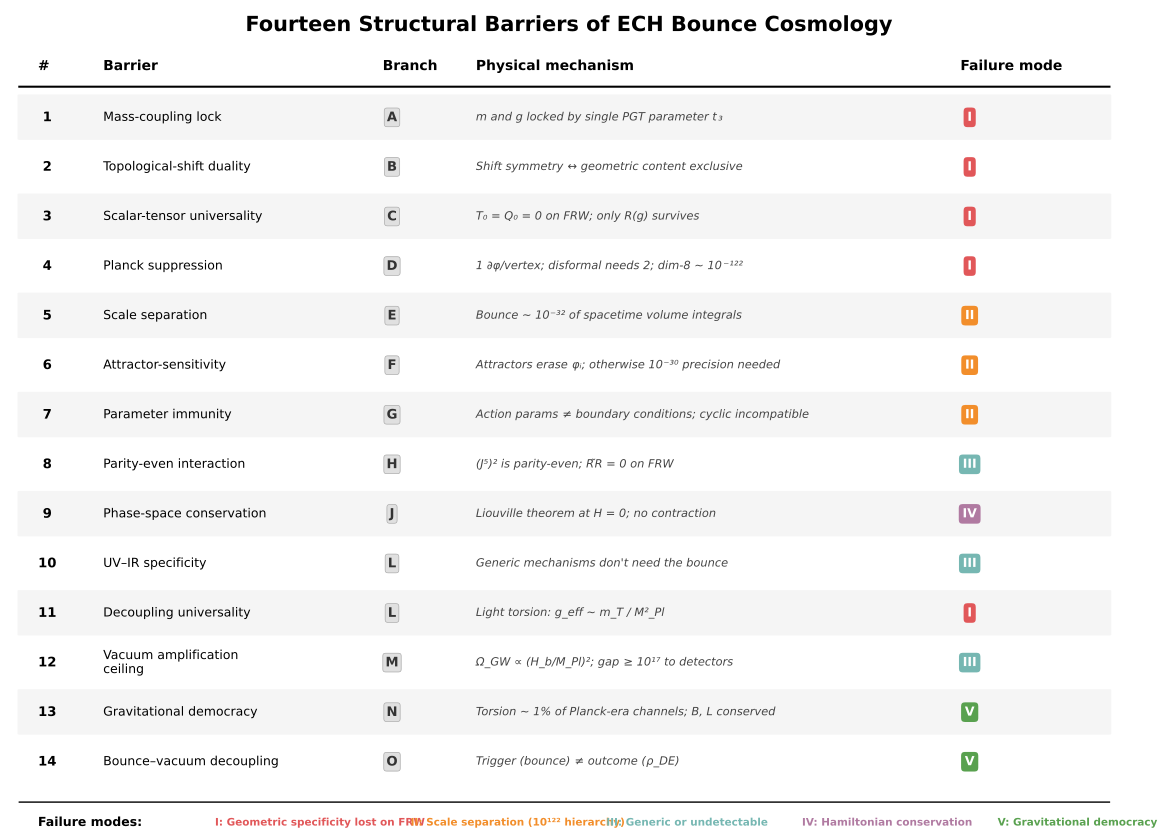

Generate this figure with Python:
#!/usr/bin/env python3
"""
Figure: The 14 structural barriers of ECH cosmology, as a publication-quality
table rendered in matplotlib. This is the paper's signature visual.

Renders Table 1 (barriers) as a figure for maximum visual impact.
"""

import numpy as np
import matplotlib
matplotlib.use('Agg')
import matplotlib.pyplot as plt
from matplotlib.patches import FancyBboxPatch

# ── Data ──
barriers = [
    # (number, name, branch, root_cause, failure_mode)
    ( 1, "Mass-coupling lock",         "A", "m and g locked by single PGT parameter t₃",             "I"),
    ( 2, "Topological-shift duality",  "B", "Shift symmetry ↔ geometric content exclusive",          "I"),
    ( 3, "Scalar-tensor universality", "C", "T₀ = Q₀ = 0 on FRW; only R(g) survives",               "I"),
    ( 4, "Planck suppression",         "D", "1 ∂φ/vertex; disformal needs 2; dim-8 ~ 10⁻¹²²",       "I"),
    ( 5, "Scale separation",           "E", "Bounce ~ 10⁻³² of spacetime volume integrals",          "II"),
    ( 6, "Attractor-sensitivity",      "F", "Attractors erase φᵢ; otherwise 10⁻³⁰ precision needed", "II"),
    ( 7, "Parameter immunity",         "G", "Action params ≠ boundary conditions; cyclic incompatible","II"),
    ( 8, "Parity-even interaction",    "H", "(J⁵)² is parity-even; R̃R = 0 on FRW",                  "III"),
    ( 9, "Phase-space conservation",   "J", "Liouville theorem at H = 0; no contraction",            "IV"),
    (10, "UV–IR specificity",         "L", "Generic mechanisms don't need the bounce",               "III"),
    (11, "Decoupling universality",    "L", "Light torsion: g_eff ~ m_T / M²_Pl",                    "I"),
    (12, "Vacuum amplification\nceiling", "M", "Ω_GW ∝ (H_b/M_Pl)²; gap ≥ 10¹⁷ to detectors",      "III"),
    (13, "Gravitational democracy",    "N", "Torsion ~ 1% of Planck-era channels; B, L conserved",   "V"),
    (14, "Bounce–vacuum decoupling",   "O", "Trigger (bounce) ≠ outcome (ρ_DE)",                     "V"),
]

failure_mode_names = {
    "I":   "Geometric specificity\nlost on FRW",
    "II":  "Scale separation\n(10¹²² hierarchy)",
    "III": "Generic or\nundetectable",
    "IV":  "Hamiltonian\nconservation",
    "V":   "Gravitational\ndemocracy",
}

failure_mode_colors = {
    "I":   "#E15759",   # red
    "II":  "#F28E2B",   # orange
    "III": "#76B7B2",   # teal
    "IV":  "#B07AA1",   # purple
    "V":   "#59A14F",   # green
}

# ── Figure ──
fig, ax = plt.subplots(figsize=(12, 8.5))
ax.set_xlim(0, 12)
ax.set_ylim(-0.5, 15.5)
ax.axis('off')

# Title
ax.text(6.0, 15.2, "Fourteen Structural Barriers of ECH Bounce Cosmology",
        fontsize=15, fontweight='bold', ha='center', va='center')

# Column headers
headers = [
    (0.3,  "#"),
    (1.0,  "Barrier"),
    (4.0,  "Branch"),
    (5.0,  "Physical mechanism"),
    (10.2, "Failure mode"),
]
y_header = 14.4
for x, text in headers:
    ax.text(x, y_header, text, fontsize=10, fontweight='bold', va='center')

ax.plot([0.1, 11.8], [14.0, 14.0], color='black', lw=1.5)

# Rows
for i, (num, name, branch, cause, mode) in enumerate(barriers):
    y = 13.4 - i * 0.97

    # Alternating background
    if i % 2 == 0:
        rect = FancyBboxPatch((0.1, y - 0.42), 11.7, 0.85,
                               boxstyle="round,pad=0.02",
                               facecolor='#f5f5f5', edgecolor='none', zorder=0)
        ax.add_patch(rect)

    # Number
    ax.text(0.4, y, str(num), fontsize=9.5, ha='center', va='center',
            fontweight='bold')

    # Name
    ax.text(1.0, y, name, fontsize=9, va='center')

    # Branch
    ax.text(4.1, y, branch, fontsize=9.5, ha='center', va='center',
            fontweight='bold', color='#333333',
            bbox=dict(boxstyle='round,pad=0.2', facecolor='#e0e0e0',
                      edgecolor='#aaaaaa', lw=0.5))

    # Mechanism
    ax.text(5.0, y, cause, fontsize=8.2, va='center', style='italic',
            color='#444444')

    # Failure mode badge
    color = failure_mode_colors[mode]
    ax.text(10.3, y, mode, fontsize=9, ha='center', va='center',
            fontweight='bold', color='white',
            bbox=dict(boxstyle='round,pad=0.3', facecolor=color,
                      edgecolor='none'))

# Bottom line
ax.plot([0.1, 11.8], [0.0, 0.0], color='black', lw=1.0)

# Legend for failure modes
y_leg = -0.4
ax.text(0.3, y_leg, "Failure modes:", fontsize=9, fontweight='bold',
        va='center')
x_leg = 2.2
for mode_key in ["I", "II", "III", "IV", "V"]:
    color = failure_mode_colors[mode_key]
    label = failure_mode_names[mode_key].replace('\n', ' ')
    ax.text(x_leg, y_leg, f"{mode_key}: {label}", fontsize=7.5,
            va='center', color=color, fontweight='bold')
    x_leg += 2.1

fig.tight_layout()

outdir = '/Users/houstongolden/Desktop/CODE_2026/bigbounce/research/final_phase/drafts'
fig.savefig(f'{outdir}/fig_barrier_table.png', dpi=300, bbox_inches='tight')
fig.savefig(f'{outdir}/fig_barrier_table.pdf', dpi=300, bbox_inches='tight')
print(f"Saved to {outdir}/fig_barrier_table.png and .pdf")
